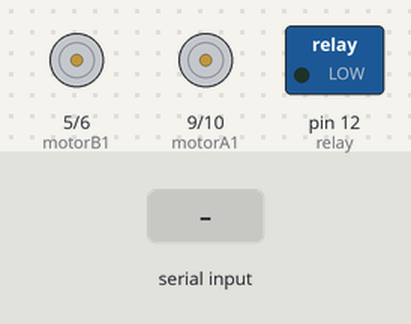
A sketch run on a simulated Arduino Uno, built with avr-gcc and run on an emulated ATmega328P. On the bench: motor-driver pin pairs drawn as motors (green arrow = first pin HIGH = forward, orange = second pin HIGH = backward, longer = more drive), switched loads named in the sketch (green lamp = pin HIGH). The test bench sets the inputs (shaded band). What the sketch prints to the serial monitor is not drawn.

Above: at 1.2 s.
1.3 s: "F" received over the second serial link
At 1.8 s:
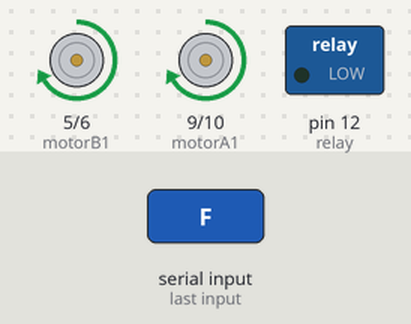
2.8 s: "G" received over the second serial link
At 4.0 s:
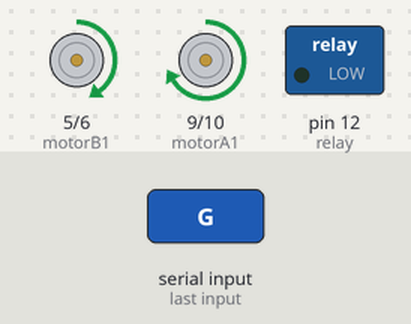
4.3 s: "I" received over the second serial link
At 5.3 s:
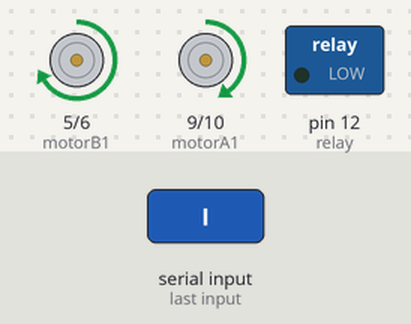
Timing chart, 0 to 7.3 s (numbered marks = the images above; inputs shaded):
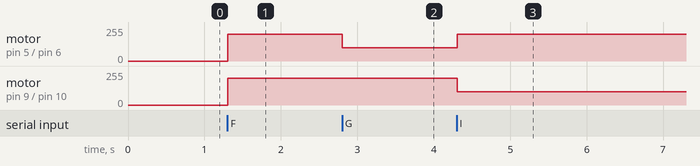

The sketch:

xeV1.ino
```cpp
//
#include <SoftwareSerial.h>
SoftwareSerial mySerial(2, 3); // RX, TX


const int relay = 12;
const int motorB1  = 5;
const int motorB2  = 6;
const int motorA1  = 9;
const int motorA2  = 10;
//const int buzzer = 10 ;
const int BTState = 8;
int i = 0;
int j = 0;
int state_rec;
int vSpeed = 200;
char state;

void setup() {

  pinMode(motorA1, OUTPUT);
  pinMode(motorA2, OUTPUT);
  pinMode(motorB1, OUTPUT);
  pinMode(motorB2, OUTPUT);
//  pinMode(buzzer, OUTPUT);
  pinMode(BTState, INPUT);
  pinMode(motorA1, OUTPUT);
  pinMode(relay, OUTPUT);
  Serial.begin(9600);
  mySerial.begin(9600);
  Serial.println("OK");

}

void loop() {

  if(mySerial.available())
   {
     state = mySerial.read();
     Serial.println(state);
   }

  //if (digitalRead(BTState) == LOW) {
  //  state_rec = 'S';
  //}


  if (state == '0') {
    vSpeed = 0;
  }
  else if (state == '4') {
    vSpeed = 100;
  }
  else if (state == '6') {
    vSpeed = 155;
  }
  else if (state == '7') {
    vSpeed = 180;
  }
  else if (state == '8') {
    vSpeed = 200;
  }
  else if (state == '9') {
    vSpeed = 230;
  }
  else if (state == 'q') {
    vSpeed = 255;
  }

  if (state != 'S') {
    Serial.print(state);
  }


  if (state == 'F') {
    analogWrite(motorB1, vSpeed);
    analogWrite(motorA1, vSpeed);
    analogWrite(motorA2, 0);
    analogWrite(motorB2, 0);
  }

    else if (state == 'G') {
    analogWrite(motorA1, vSpeed);
    analogWrite(motorA2, 0);
    analogWrite(motorB1, 100);
    analogWrite(motorB2, 0);
  }

    else if (state == 'I') {
    analogWrite(motorA1, 100);
    analogWrite(motorA2, 0);
    analogWrite(motorB1, vSpeed);
    analogWrite(motorB2, 0);
  }

  else if (state == 'B') {
    analogWrite(motorA1, 0);
    analogWrite(motorB1, 0);
    analogWrite(motorB2, vSpeed);
    analogWrite(motorA2, vSpeed);
  }

   else if (state == 'H') {
    analogWrite(motorA1, 0);
    analogWrite(motorA2, vSpeed);
    analogWrite(motorB1, 0);
    analogWrite(motorB2, 100);
  }

  else if (state == 'J') {
    analogWrite(motorA1, 0);
    analogWrite(motorA2, 100);
    analogWrite(motorB1, 0);
    analogWrite(motorB2, vSpeed);
  }

  else if (state == 'R') {
    analogWrite(motorA1, 0);
    analogWrite(motorA2, vSpeed);
    analogWrite(motorB1, vSpeed);
    analogWrite(motorB2, 0);
  }
  else if (state == 'L') {
    analogWrite(motorA1, vSpeed);
    analogWrite(motorA2, 0);
    analogWrite(motorB1, 0);
    analogWrite(motorB2, vSpeed);
  }
  else if (state == 'S') {
    analogWrite(motorA1, 0);
    analogWrite(motorA2, 0);
    analogWrite(motorB1, 0);
    analogWrite(motorB2, 0);
  }


//  else if (state == 'V') {
//    if (j == 0) {
//      digitalWrite(relay, HIGH);
//      Serial.println("b");
//      j = 1;
//    }
//    else if (j == 1) {
//      digitalWrite(relay, LOW);
//      Serial.println("t");
//      j = 0;
//    }
//// state = 'n';
//  }

if (state == 'X') {
   digitalWrite(relay, HIGH);
  }
  else if (state == 'x') {
  digitalWrite(relay, LOW);
  }
}
```

Measured:
- after the input at 1.3 s, motor on pin 5 (motorB1) / pin 6 (motorB2), motor on pin 9 (motorA1) / pin 10 (motorA2): stopped → forward 200/255 at once
- after the input at 2.8 s, motor on pin 5 (motorB1) / pin 6 (motorB2): forward 200/255 → forward 100/255 at once
- after the input at 4.3 s, motor on pin 5 (motorB1) / pin 6 (motorB2): forward 100/255 → forward 200/255 at once; motor on pin 9 (motorA1) / pin 10 (motorA2): forward 200/255 → forward 100/255 at once
